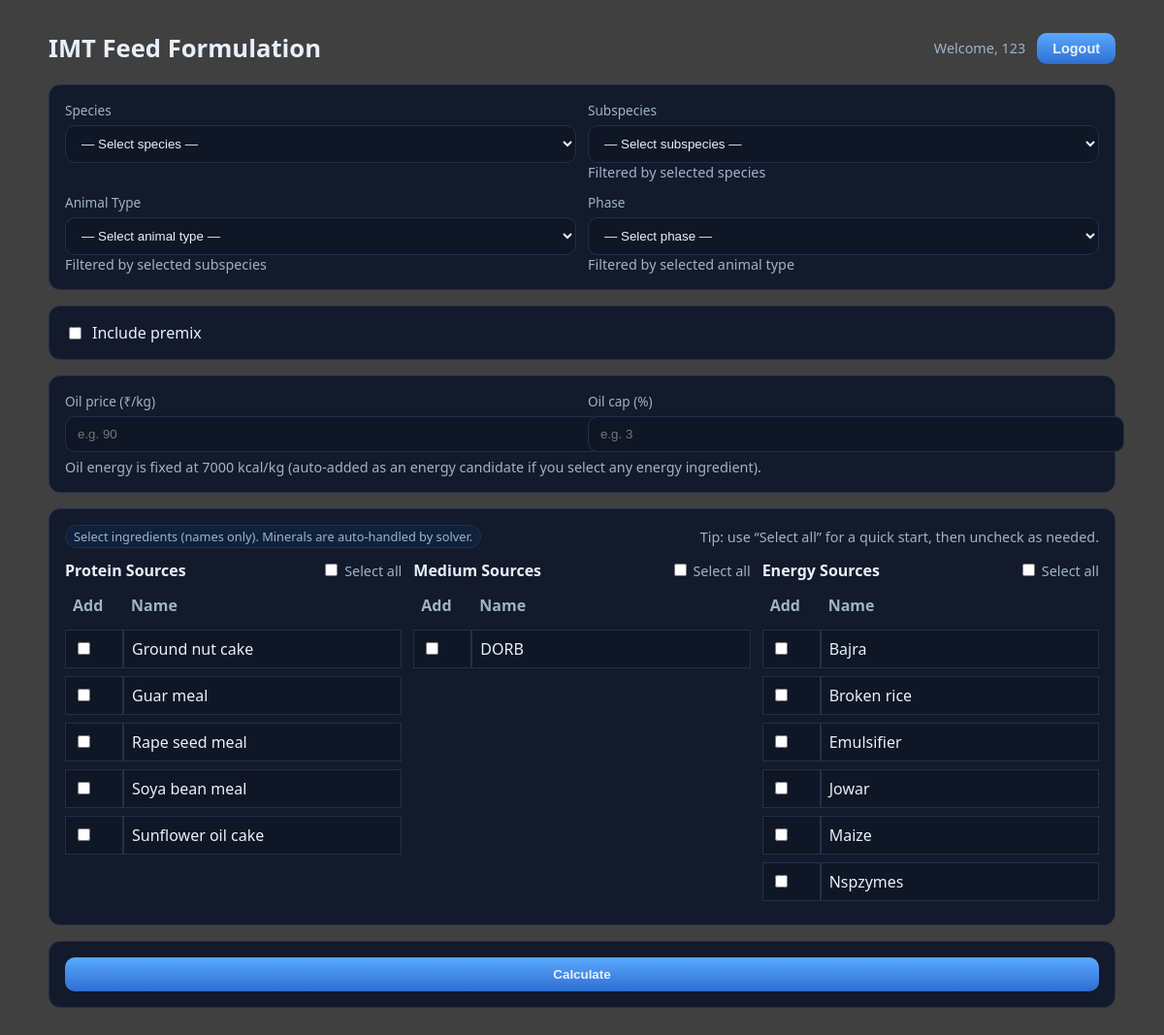
The app's page / (signed in) with its own data.
### core/models.py (models this page shows, shortened)
class Ingredient(models.Model):
    CATEGORY_CHOICES = [
        ("protein", "Protein Source"),
        ("medium", "Medium Source"),
        ("energy", "Energy Source"),
        ("mineral", "Mineral"),
    ]
    name = models.CharField(max_length=100, unique=True)
    category = models.CharField(max_length=10, choices=CATEGORY_CHOICES)
    crude_protein = models.FloatField(default=0.0, help_text="In %")
    energy = models.FloatField(default=0.0, help_text="kcal/kg")
    calcium = models.FloatField(default=0.0)
    phosphorus = models.FloatField(default=0.0)
    lysine = models.FloatField(default=0.0)
    methionine = models.FloatField(default=0.0)
    salt = models.FloatField(default=0.0)
    crude_fiber = models.FloatField(default=0.0, help_text="In %")
    price_per_kg = models.FloatField(default=0.0, help_text="Cost per kg (₹)")
    class Meta:
        ordering = ["name"]

### core/views.py (the view)
# urls.py: path("", views.home, name="home"),
@login_required
@require_http_methods(["GET"])
def home(request):
    context = {
        "species": Species.objects.all().order_by("name"),
        "subspecies": Subspecies.objects.select_related("species").order_by("species__name", "name"),
        "animal_types": AnimalType.objects.select_related("subspecies", "subspecies__species")
            .order_by("subspecies__species__name", "subspecies__name", "name"),
        "phases": Phase.objects.select_related(
            "animal_type", "animal_type__subspecies", "animal_type__subspecies__species"
        ).order_by(
            "animal_type__subspecies__species__name",
            "animal_type__subspecies__name",
            "animal_type__name", "name",
        ),
        "premixes": Premix.objects.select_related("species", "subspecies", "animal_type", "phase")
            .order_by("species__name", "name"),
        "ingredients_by_category": _ingredients_by_category_qs(),
    }
    return render(request, "home.html", context)

### core/views.py (called while the page is built)
def _ingredients_by_category_qs():
    by_cat = {"protein": [], "medium": [], "energy": []}
    qs = Ingredient.objects.all().only("id", "name", "category").order_by("name")
    for ing in qs:
        if ing.category in by_cat:
            by_cat[ing.category].append(ing)
    return by_cat

### core/templates/home.html (shortened to what this page needs)
<!DOCTYPE html>
<html lang="en">
<head>
</head>
<body>
<div class="wrap">
  <div style="display: flex; justify-content: space-between; align-items: center; margin-bottom: 20px;">
    <h1 style="margin: 0;">IMT Feed Formulation</h1>
    <div style="display: flex; align-items: center; gap: 12px;">
      <span style="color: var(--muted); font-size: 0.9rem;">Welcome, {{ user.username }}</span>
      <form method="post" action="{% url 'logout' %}" style="margin: 0;">
        <button type="submit" style="width: auto; padding: 8px 16px; font-size: 0.9rem;">Logout</button>
      </form>
    </div>
  </div>
  <form id="form-solve" method="post" action="{% url 'solve_feed_formula' %}">
    <div class="card">
      <div class="grid g-2">
        <div>
          <label class="label" for="species">Species</label>
          <select id="species" name="species_id" required>
            <option value="">— Select species —</option>
          </select>
        </div>
        <div>
          <label class="label" for="subspecies">Subspecies</label>
          <select id="subspecies" name="subspecies_id" required>
            <option value="">— Select subspecies —</option>
          </select>
          <div class="muted">Filtered by selected species</div>
        </div>
        <div>
          <label class="label" for="animal_type">Animal Type</label>
          <select id="animal_type" name="animal_type_id" required>
            <option value="">— Select animal type —</option>
          </select>
          <div class="muted">Filtered by selected subspecies</div>
        </div>
        <div>
          <label class="label" for="phase">Phase</label>
          <select id="phase" name="phase_id" required>
            <option value="">— Select phase —</option>
          </select>
          <div class="muted">Filtered by selected animal type</div>
        </div>
      </div>
    </div>
    <div class="card">
      <div class="row">
        <label class="row" style="gap:8px;">
          <input type="checkbox" id="use_premix" name="use_premix" />
          <span>Include premix</span>
        </label>
      </div>
    </div>
    <div class="card">
      <div class="grid g-2">
        <div>
          <label class="label" for="oil_price_per_kg">Oil price (₹/kg)</label>
          <input type="number" id="oil_price_per_kg" name="oil_price_per_kg" min="0" step="0.01" placeholder="e.g. 90" />
        </div>
        <div>
          <label class="label" for="oil_cap_percent">Oil cap (%)</label>
          <input type="number" id="oil_cap_percent" name="oil_cap_percent" min="0" max="100" step="0.01" placeholder="e.g. 3" />
        </div>
      </div>
      <div class="muted" style="margin-top:6px;">Oil energy is fixed at 7000 kcal/kg (auto-added as an energy candidate if you select any energy ingredient).</div>
    </div>
    <div class="card">
      <div class="tbl-head">
        <div class="pill">Select ingredients (names only). Minerals are auto-handled by solver.</div>
        <div class="muted">Tip: use “Select all” for a quick start, then uncheck as needed.</div>
      </div>
      <div class="grid g-3" style="margin-top:12px;">
        <div>
          <div class="row" style="justify-content:space-between;">
            <strong>Protein Sources</strong>
            <label class="muted"><input type="checkbox" id="select_all_protein" /> Select all</label>
          </div>
          <table>
            <thead><tr><th style="width:44px;">Add</th><th>Name</th></tr></thead>
            <tbody id="protein_body">
            {% for ing in ingredients_by_category.protein %}
              <tr>
                <td><input type="checkbox" class="chk-protein" name="ingredients" value="{{ ing.id }}" /></td>
                <td>{{ ing.name }}</td>
              </tr>
            {% empty %}
              <tr><td colspan="2" class="muted">No protein ingredients yet.</td></tr>
            {% endfor %}
            </tbody>
          </table>
        </div>
        <div>
          <div class="row" style="justify-content:space-between;">
            <strong>Medium Sources</strong>
            <label class="muted"><input type="checkbox" id="select_all_medium" /> Select all</label>
          </div>
          <table>
            <thead><tr><th style="width:44px;">Add</th><th>Name</th></tr></thead>
            <tbody id="medium_body">
            {% for ing in ingredients_by_category.medium %}
              <tr>
                <td><input type="checkbox" class="chk-medium" name="ingredients" value="{{ ing.id }}" /></td>
                <td>{{ ing.name }}</td>
              </tr>
            {% empty %}
              <tr><td colspan="2" class="muted">No medium ingredients yet.</td></tr>
            {% endfor %}
            </tbody>
          </table>
        </div>
        <div>
          <div class="row" style="justify-content:space-between;">
            <strong>Energy Sources</strong>
            <label class="muted"><input type="checkbox" id="select_all_energy" /> Select all</label>
          </div>
          <table>
            <thead><tr><th style="width:44px;">Add</th><th>Name</th></tr></thead>
            <tbody id="energy_body">
            {% for ing in ingredients_by_category.energy %}
              <tr>
                <td><input type="checkbox" class="chk-energy" name="ingredients" value="{{ ing.id }}" /></td>
                <td>{{ ing.name }}</td>
              </tr>
            {% empty %}
              <tr><td colspan="2" class="muted">No energy ingredients yet.</td></tr>
            {% endfor %}
            </tbody>
          </table>
        </div>
      </div>
    </div>
    <div class="card">
      <button id="btn-calc" type="submit">Calculate</button>
    </div>
  </form>
</div>
</body>
</html>

### core/templates/home.html (style rules this page uses)
:root { --bg:#0b1220; --panel:#121a2b; --muted:#9fb3c8; --text:#e8f0fb; --accent:#59a9ff; --accent2:#7bd389; --border:#22304b; --bad:#ff6b6b; }
html,body { margin:0; padding:0; color:var(--text); font-family:system-ui,-apple-system,Segoe UI,Roboto,Ubuntu,"Helvetica Neue",Arial,"Noto Sans",sans-serif; position: relative; min-height: 100vh; }
body::before { content: ''; position: fixed; top: 0; left: 0; width: 100%; height: 100%; background-image: url('https://img.freepik.com/free-photo/photorealistic-view-rooster-with-beak-feathers_23-2151569857.jpg?t=st=1764018245~exp=1764021845~hmac=cf30f0f38e98eabfac57f7432c4adef0b1396e5c72c5ed16e05d0a163d9bb4df&w=2000'); background-size: cover; background-position: center; background-repeat: no-repeat; z-index: -2; }
body::after { content: ''; position: fixed; top: 0; left: 0; width: 100%; height: 100%; background-color: rgba(0, 0, 0, 0.75); z-index: -1; }
.wrap { max-width:1100px; margin:32px auto; padding:0 16px; position: relative; z-index: 1; }
h1 { font-size:1.6rem; margin:0 0 20px; }
.card { background:var(--panel); border:1px solid var(--border); border-radius:12px; padding:16px; margin-bottom:16px; }
.grid { display:grid; gap:12px; }
.g-2 { grid-template-columns: repeat(2, minmax(0,1fr)); }
.g-3 { grid-template-columns: repeat(3, minmax(0,1fr)); }
.label { display:block; font-size:.85rem; color:var(--muted); margin-bottom:6px; }
select, input[type="number"], input[type="checkbox"] { accent-color: var(--accent); }
select, input[type="number"], button { width:100%; padding:10px 12px; border-radius:10px; border:1px solid var(--border); background:#0f1626; color:var(--text); outline:none; }
input[type="number"] { -moz-appearance: textfield; }
button { background:linear-gradient(180deg, var(--accent), #2e6fd1); border:none; cursor:pointer; font-weight:600; }
.row { display:flex; gap:12px; align-items:center; flex-wrap:wrap; }
.muted { color:var(--muted); font-size:.9rem; }
table { width:100%; border-collapse:separate; border-spacing:0 8px; }
th { text-align:left; font-weight:600; color:var(--muted); padding:6px 8px; }
td { padding:8px 8px; background:#0f1626; border:1px solid var(--border); }
.tbl-head { display:flex; align-items:center; justify-content:space-between; }
.pill { display:inline-block; padding:2px 8px; border-radius:999px; background:#0f213c; border:1px solid var(--border); color:var(--muted); font-size:.8rem; }

### records on screen
Ingredient: name "Ground nut cake"
Ingredient: name "Guar meal"
Ingredient: name "Rape seed meal"
Ingredient: name "Soya bean meal"
Ingredient: name "Sunflower oil cake"
Ingredient: name "DORB"
Ingredient: name "Bajra"
Ingredient: name "Broken rice"
Ingredient: name "Emulsifier"
Ingredient: name "Jowar"
Ingredient: name "Maize"
Ingredient: name "Nspzymes"

### other values on screen
{{ user.username }} "123"
